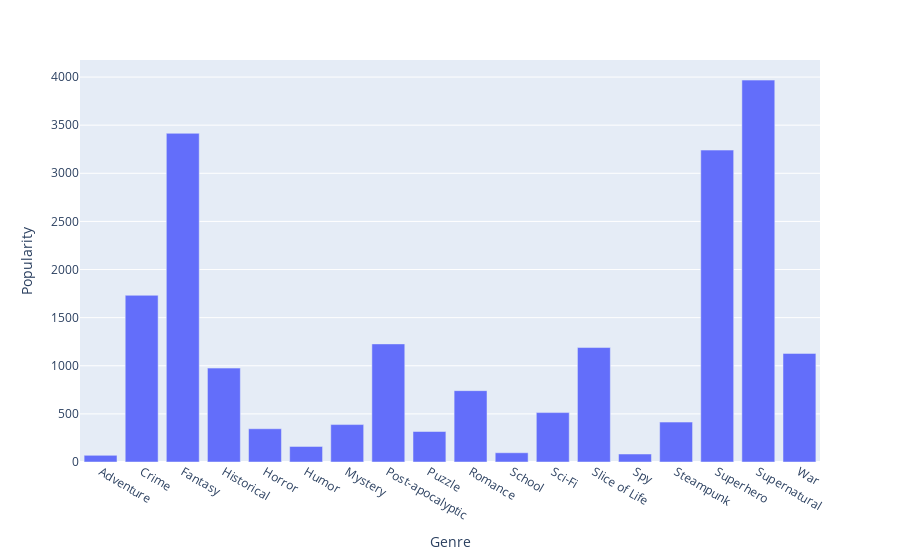

Notebook source saved alongside this figure:
### Code cell
px.bar(genre_pop_group, x=genre_pop_group.index, y='Popularity')

### Figure 1 — Plotly figure (JSON) as saved in the notebook; plotly's stock layout.template omitted (floating-point values rounded to 4 significant figures)
{"data": [{"alignmentgroup": "True", "hovertemplate": "Genre=%{x}<br>Popularity=%{y}<extra></extra>", "legendgroup": "", "marker": {"color": "#636efa"}, "name": "", "offsetgroup": "", "orientation": "v", "showlegend": false, "textposition": "auto", "type": "bar", "x": ["Adventure", "Crime", "Fantasy", "Historical", "Horror", "Humor", "Mystery", "Post-apocalyptic", "Puzzle", "Romance", "School", "Sci-Fi", "Slice of Life", "Spy", "Steampunk", "Superhero", "Supernatural", "War"], "xaxis": "x", "y": [69, 1732.0, 3415.0, 975.7, 345.5, 162, 388.9, 1227.0, 316.8, 741.4, 96, 513.5, 1189.0, 83, 414.8, 3241.0, 3968.0, 1128.0], "yaxis": "y"}], "layout": {"autosize": true, "barmode": "relative", "legend": {"tracegroupgap": 0}, "margin": {"t": 60}, "xaxis": {"anchor": "y", "autorange": true, "domain": [0, 1], "range": [-0.5, 17.5], "title": {"text": "Genre"}, "type": "category"}, "yaxis": {"anchor": "x", "autorange": true, "domain": [0, 1], "range": [0, 4177.0], "title": {"text": "Popularity"}, "type": "linear"}}}
